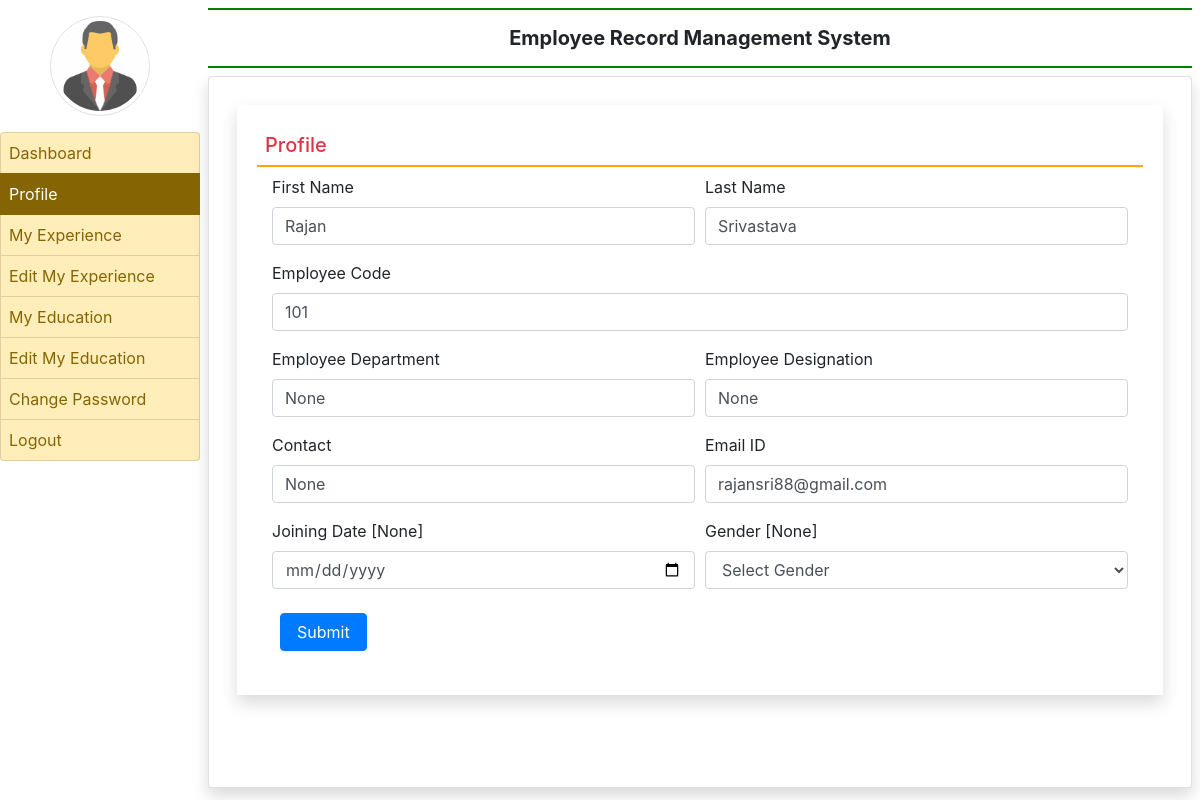
Screenshot of /profile/ (signed in) with the database file from the repository.
### employee/models.py (models this page shows, shortened)
class EmployeeDetail(models.Model):
    user = models.ForeignKey(User,on_delete=models.CASCADE,null=True)
    empcode = models.CharField(max_length=50,null=True)
    empdept = models.CharField(max_length=100,null=True)
    designation = models.CharField(max_length=100,null=True)
    contact = models.CharField(max_length=15,null=True)
    gender = models.CharField(max_length=50,null=True)
    joiningdate = models.DateField(null=True)

### employee/views.py (the view, shortened to what this page needs)
# urls.py: path('profile/',profile, name='profile'),
def profile(request):
    if not request.user.is_authenticated:
        return redirect('emp_login')
    error = ""
    user = request.user
    employee = EmployeeDetail.objects.get(user=user)
    return render(request,'profile.html',locals())

### employee/templates/profile.html (shortened to what this page needs)
{% extends 'emp_base.html' %}
{% block main %}
<div class="class shadow m-2">
    <div class="card-body">
        <h5 class="p-2 text-danger" style="border-bottom: 2px solid orange">Profile</h5>
        <div class="container-fluid">
            <form method="post">
                <div class="form-row">
                    <div class="col-sm-6">
                        <div class="form-group">
                            <label>First Name</label>
                            <input type="text" name="firstname" class="form-control" placeholder="Enter First Name" pattern="[A-Za-z]+" value="{{employee.user.first_name}}">
                        </div>
                    </div>
                    <div class="col-sm-6">
                        <div class="form-group">
                            <label>Last Name</label>
                            <input type="text" name="lastname" class="form-control" placeholder="Enter Last Name" pattern="[A-Za-z]+" value="{{employee.user.last_name}}">
                        </div>
                    </div>
                    <div class="col-sm-12">
                        <div class="form-group">
                            <label>Employee Code</label>
                            <input type="text" name="empcode" class="form-control" placeholder="Enter Your Employee Code" pattern="[0-9]+" value="{{employee.empcode}}">
                        </div>
                    </div>
                    <div class="col-sm-6">
                        <div class="form-group">
                            <label>Employee Department</label>
                            <input type="text" name="department" class="form-control" placeholder="Department" value="{{employee.empdept}}">
                        </div>
                    </div>
                    <div class="col-sm-6">
                        <div class="form-group">
                            <label>Employee Designation</label>
                            <input type="text" name="designation" class="form-control" placeholder="Designation" value="{{employee.designation}}">
                        </div>
                    </div>
                    <div class="col-sm-6">
                        <div class="form-group">
                            <label>Contact</label>
                            <input type="text" name="contact" class="form-control" placeholder="Contact Number" value="{{employee.contact}}">
                        </div>
                    </div>
                    <div class="col-sm-6">
                        <div class="form-group">
                            <label>Email ID</label>
                            <input type="email" name="emailid" class="form-control" placeholder="Email ID" value="{{employee.user.username}}">
                        </div>
                    </div>
                    <div class="col-sm-6">
                        <div class="form-group">
                            <label>Joining Date [{{employee.joiningdate}}]</label>
                            <input type="date" name="jdate" class="form-control">
                        </div>
                    </div>
                    <div class="col-sm-6">
                        <div class="form-group">
                            <label>Gender [{{employee.gender}}]</label>
                            <select name="gender" class="form-control">
                                <option value="None">Select Gender</option>
                            </select>
                        </div>
                    </div>
                </div>
                <input type="submit" value="Submit" class="m-2 px-3 btn btn-primary">
            </form>
        </div>
    </div>
</div>
{% endblock %}

### rows the page displays
EmployeeDetail: firstname "Rajan", lastname "Srivastava", empcode "101", department "None", designation "None", contact "None", emailid "rajansri88@gmail.com", joiningdate "None", gender "None"
